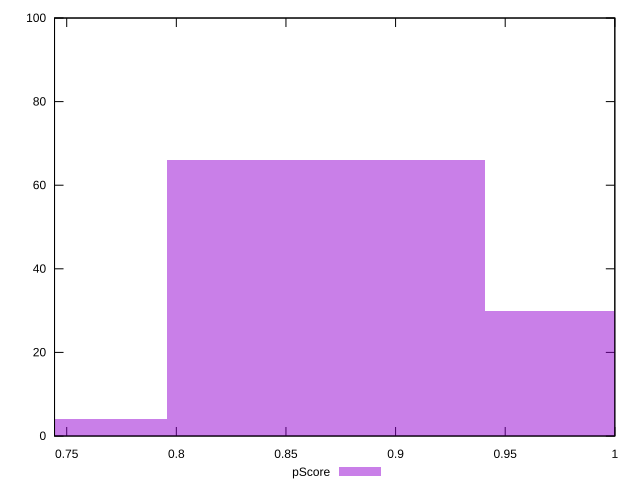

Source code (gnuplot):
reset

$pScore <<EOF
0.868288794387031 66
1.013003593451536 30
0.7235739953225258 4
EOF

set key outside below
set boxwidth 0.14471479906450516
set xrange [0.7444444444444445:1]
set yrange [0:100]
set trange [0:100]
set style fill transparent solid 0.5 noborder
set terminal svg size 640, 490 enhanced background rgb 'white'
set output "report_00018_2021-02-10T15-25-16.877Z/uses-http2/samples/pages/pScore/histogram.svg"

plot $pScore title "pScore" with boxes

reset
